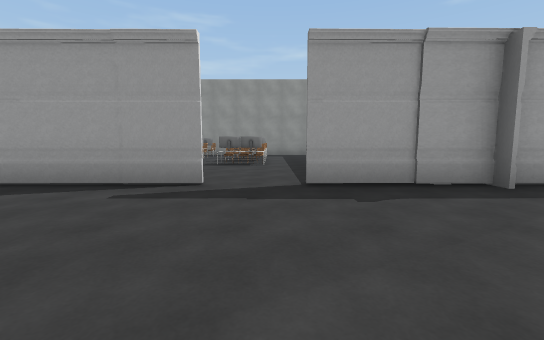
[1] (above)

24 first-person views from a walk through a scene from a Unity 3-D project. The camera is 1.2 m above the floor, tilts 6° down and sees 90° across. The floor is counted in squares, 2 m on a side. Each view is taken from the middle of a square. On the plan, view 1 faces up. The plan holds only what a view shows up to about 9 squares ahead; the rest is blank. The place goes on beyond the plan. Some surface patterns are stand-ins.

[2]
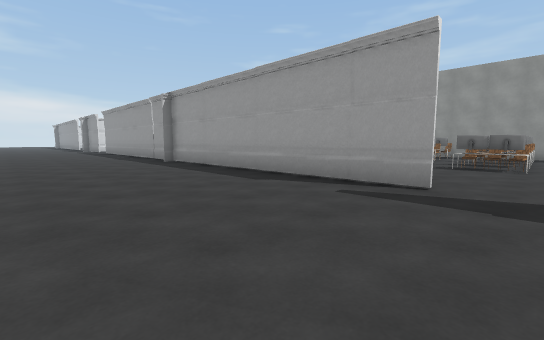

[3]
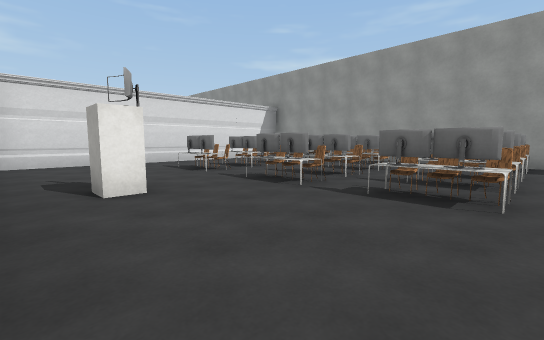

[4]
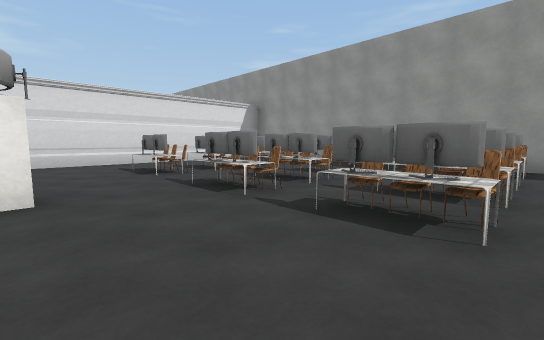

[5]
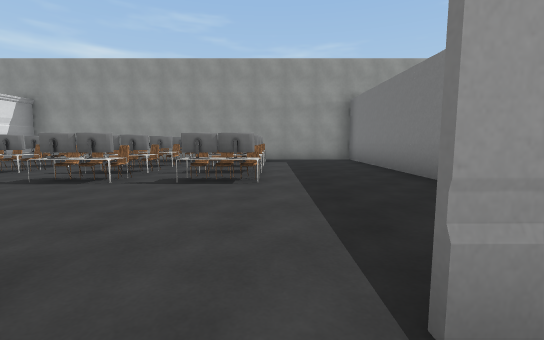

[6]
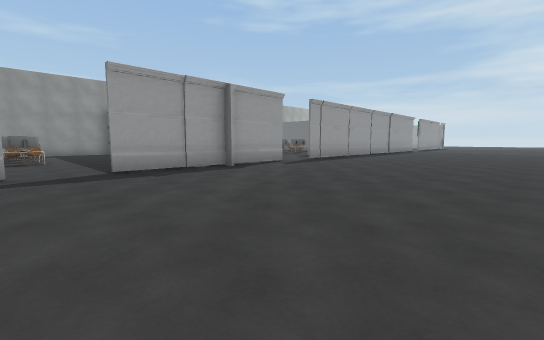

[7]
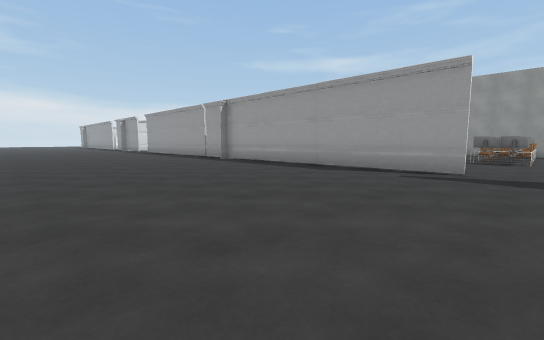

[8]
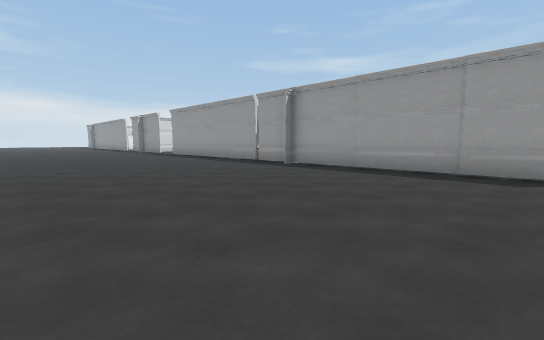

[9]
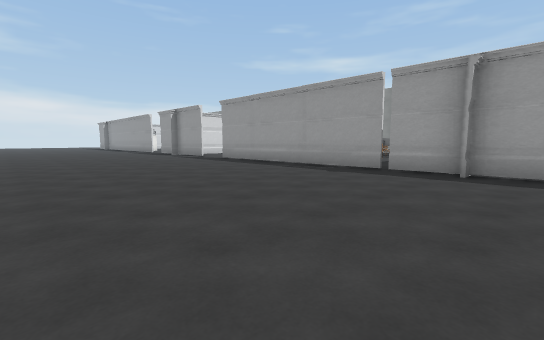

[10]
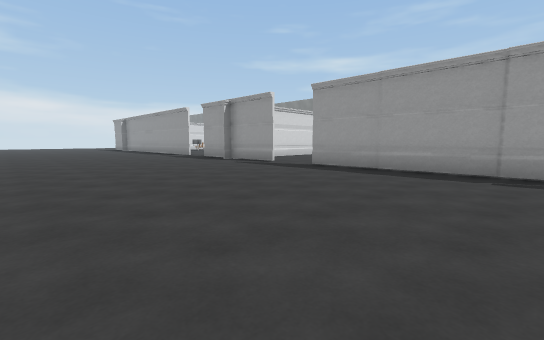

[11]
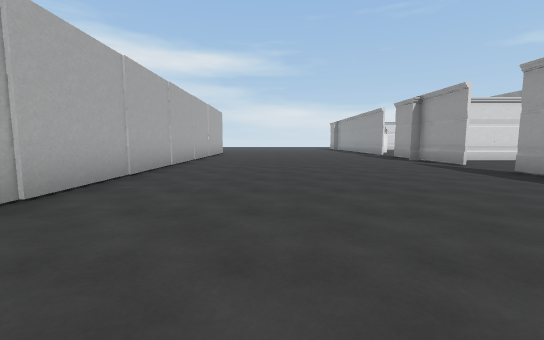

[12]
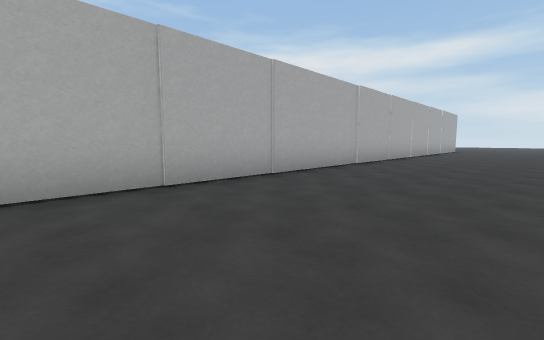

[13]
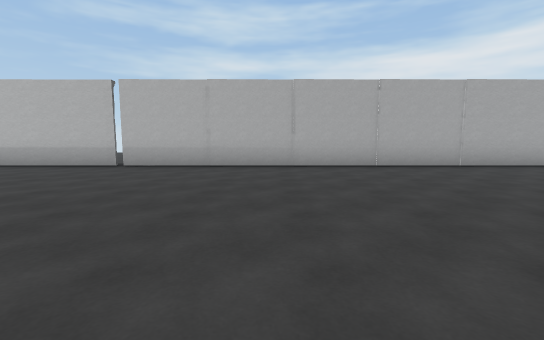

[14]
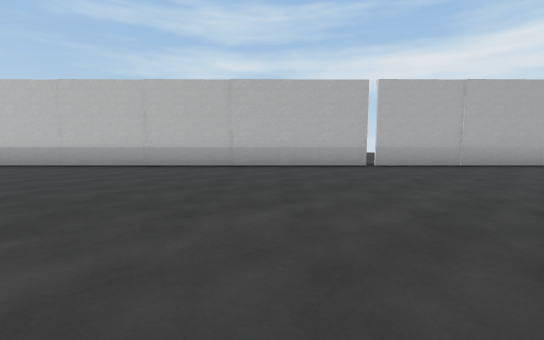

[15]
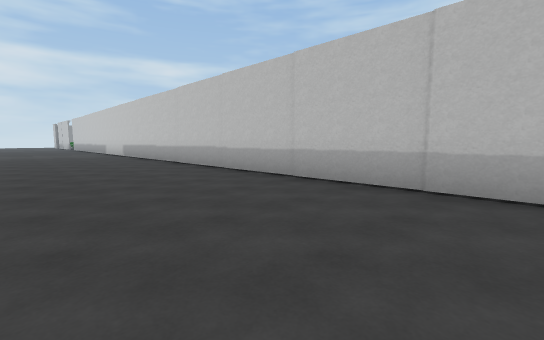

[16]
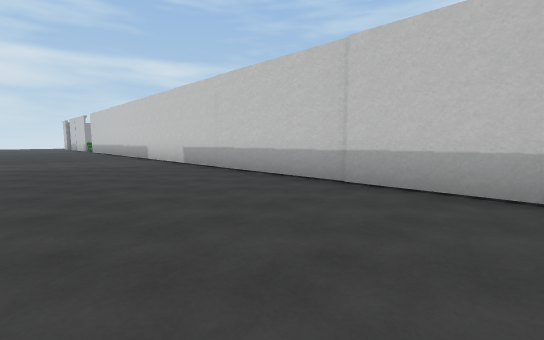

[17]
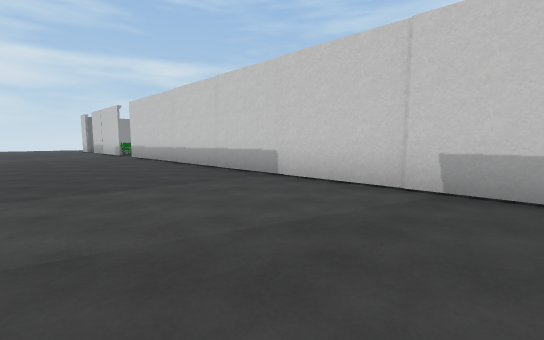

[18]
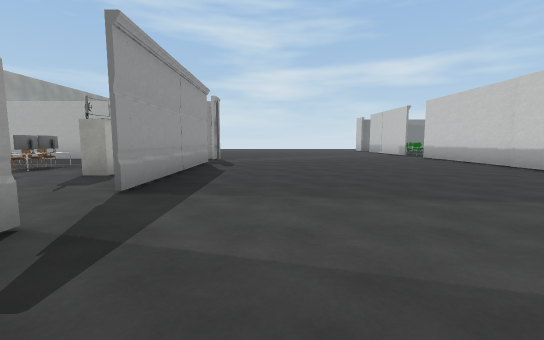

[19]
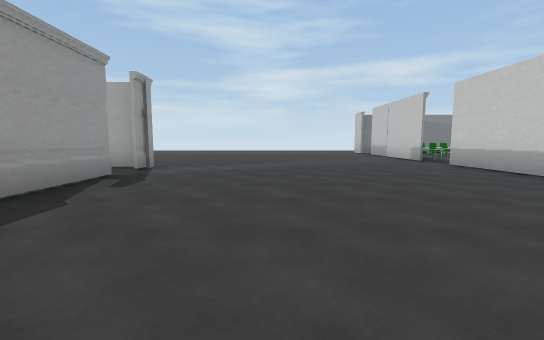

[20]
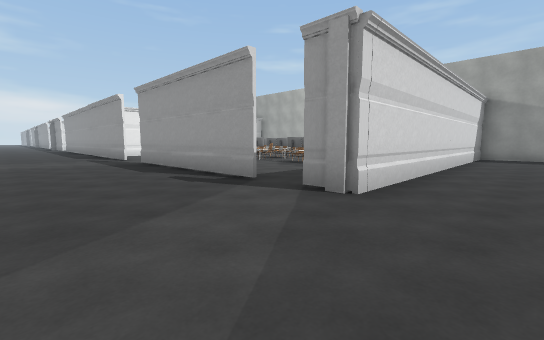

[21]
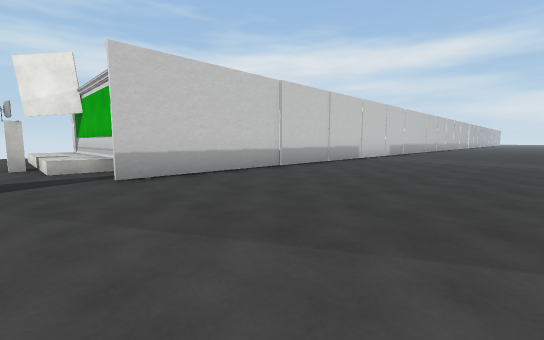

[22]
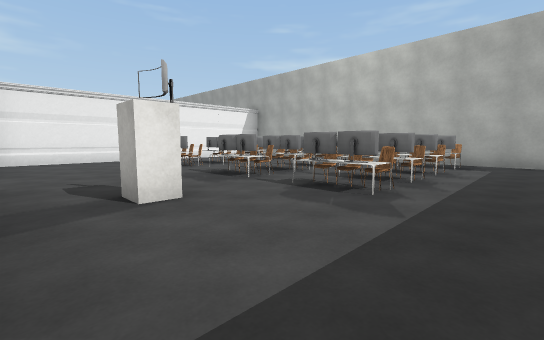

[23]
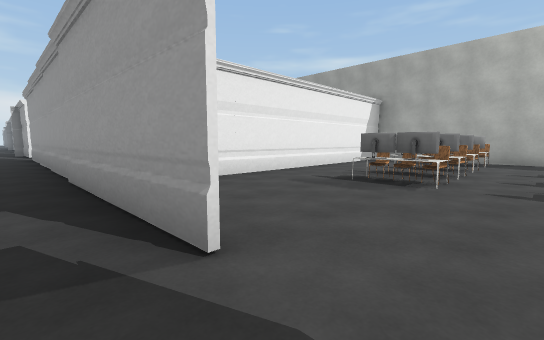

[24]
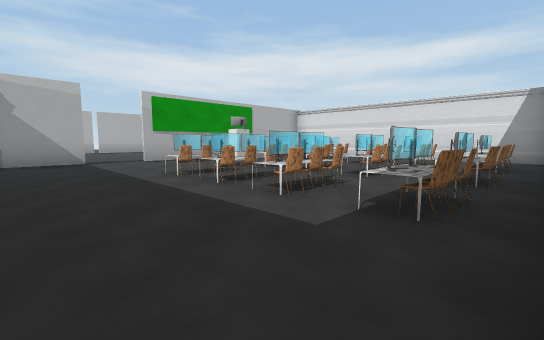

### Floor plan
Key: @ floor where view 1 was taken; # wall or solid block; . main floor; : floor 0.5 m higher than the main floor; / step, stairs or slope; C chair; T TV; A table; B block; H thing the floor can be seen under or through; P pillar; O other object.
Columns run from 22 left of view 1 to 26 right of it. Each row starts with its distance up from view 1.
 12               #.OO.OCCC..#          #       ..#..
 11               #.OO. OAT..#          #.  O   O.#..
 10               #TOO.O.AC..#          #.  T O C.#..
  9               #.OOOOCC.C.#          #O  OOOO.C#..
  8               #OTOOCTCC..#          #COCOOTC.C#..
  7    #          #T T. CT...#          #T T. AOA.#..
  6    #.         #....T.....           #.........#..
  5    #...       #..BT......           #.....B...#..
  4    ###.###############.#O### ###### ###..####.P..
  3    ..............................................
  2    ...........................       ............
  1   .............................     .............
  0  .....................@..........................
 -1 .................................................
 -2 .................................................
 -3    #####################HHHHHHHHH##HH##########..
 -4         .. ........................ ..... ....#..
 -5                                               #/.
 -6                                               #:.
 -7                                               #:
 -8                                               #:.
 -9                                               #:.

Positions as (right, up) in squares from view 1, and headings:
1: (0, 0), facing up
2: (0, 0), facing up-left
3: (0, 4), facing up-left
4: (0, 5), facing up-left
5: (0, 3), facing up
6: (-1, -2), facing up-right
7: (0, -2), facing up-left
8: (-3, -2), facing up-left
9: (-7, -2), facing up-left
10: (-11, -2), facing up-left
11: (-10, -1), facing left
12: (-6, 0), facing down-left
13: (-5, 3), facing down
14: (1, 3), facing down
15: (3, 0), facing down-right
16: (8, 0), facing down-right
17: (14, 0), facing down-right
18: (15, 2), facing right
19: (18, 1), facing right
20: (26, 1), facing up-left
21: (26, 1), facing down-left
22: (23, 4), facing up-left
23: (18, 3), facing up-left
24: (2, 12), facing down-left
